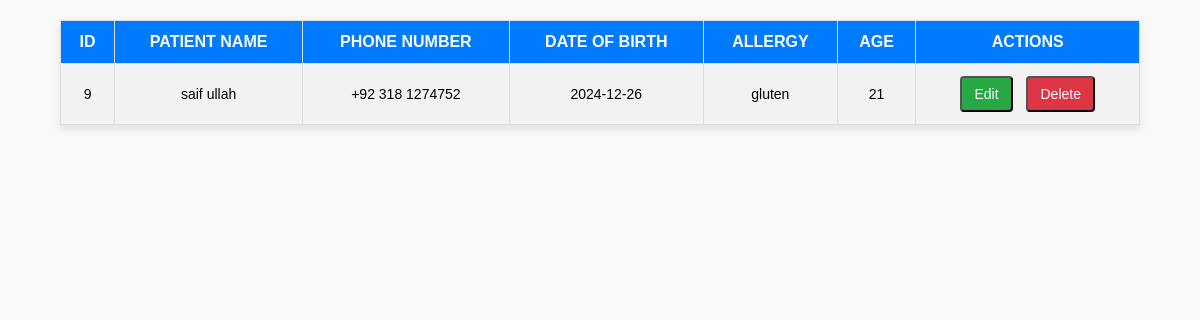
Page /Doctor/patient.php on the committed database.
### tables this page shows
CREATE TABLE `patient` (
  `id` int(255) NOT NULL,
  `patient_name` varchar(30) NOT NULL,
  `phone_number` varchar(15) NOT NULL,
  `dob` date NOT NULL,
  `allergy` varchar(35) NOT NULL,
  `age` int(3) NOT NULL,
  `medicine_prescribed` varchar(255) DEFAULT NULL,
  `vaccination_status` enum('Pending','Completed') DEFAULT 'Pending',
  `corona_result` enum('Positive','Negative') DEFAULT 'Negative'
);

### Doctor/patient.php (the view, shortened to what this page needs)
<?php
require('/xampp/htdocs/E-Project/db.php');
$sql = 'SELECT * FROM patient';
$result = $conn->query($sql);
if ($result->num_rows > 0) {
    echo "<table>";
    echo "<tr>
            <th>ID</th>
            <th>Patient Name</th>
            <th>Phone Number</th>
            <th>Date of Birth</th>
            <th>Allergy</th>
            <th>Age</th>
            <th>Actions</th>
          </tr>";
    while ($row = $result->fetch_assoc()) {
        echo "<tr id='row-" . htmlspecialchars($row['id']) . "'>";
        echo "<td>" . htmlspecialchars($row['id']) . "</td>";
        echo "<td>" . htmlspecialchars($row['patient_name']) . "</td>";
        echo "<td>" . htmlspecialchars($row['phone_number']) . "</td>";
        echo "<td>" . htmlspecialchars($row['dob']) . "</td>";
        echo "<td>" . htmlspecialchars($row['allergy']) . "</td>";
        echo "<td>" . htmlspecialchars($row['age']) . "</td>";
        echo "<td>
                <button class='action-btn edit-btn' onclick=\"openEditModal(
                    '" . htmlspecialchars($row['id']) . "',
                    '" . htmlspecialchars($row['patient_name']) . "',
                    '" . htmlspecialchars($row['phone_number']) . "',
                    '" . htmlspecialchars($row['dob']) . "',
                    '" . htmlspecialchars($row['allergy']) . "',
                    '" . htmlspecialchars($row['age']) . "'
                )\">Edit</button>
                <button class='action-btn delete-btn' onclick=\"confirmDelete(" . htmlspecialchars($row['id']) . ")\">Delete</button>
              </td>";
        echo "</tr>";
    }
    echo "</table>";
} else {
    echo "<p class='no-data'>No patients found.</p>";
}
?>

### Doctor/patient.php (style rules this page uses)
table { width: 90%; margin: 20px auto; border-collapse: collapse; background-color: #ffffff; box-shadow: 0px 4px 8px rgba(0, 0, 0, 0.1); }
th, td { border: 1px solid #ddd; padding: 12px; text-align: center; }
th { background-color: #007BFF; color: white; font-size: 16px; text-transform: uppercase; }
tr:nth-child(even) { background-color: #f2f2f2; }
td { font-size: 14px; }
.action-btn { padding: 8px 12px; font-size: 14px; color: white; text-decoration: none; border-radius: 4px; margin: 0 5px; }
.edit-btn { background-color: #28a745; }
.delete-btn { background-color: #dc3545; }

### rows in the picture
patient: id "9", patient_name "saif ullah", phone_number "+92 318 1274752", dob "2024-12-26", allergy "gluten", age "21"
